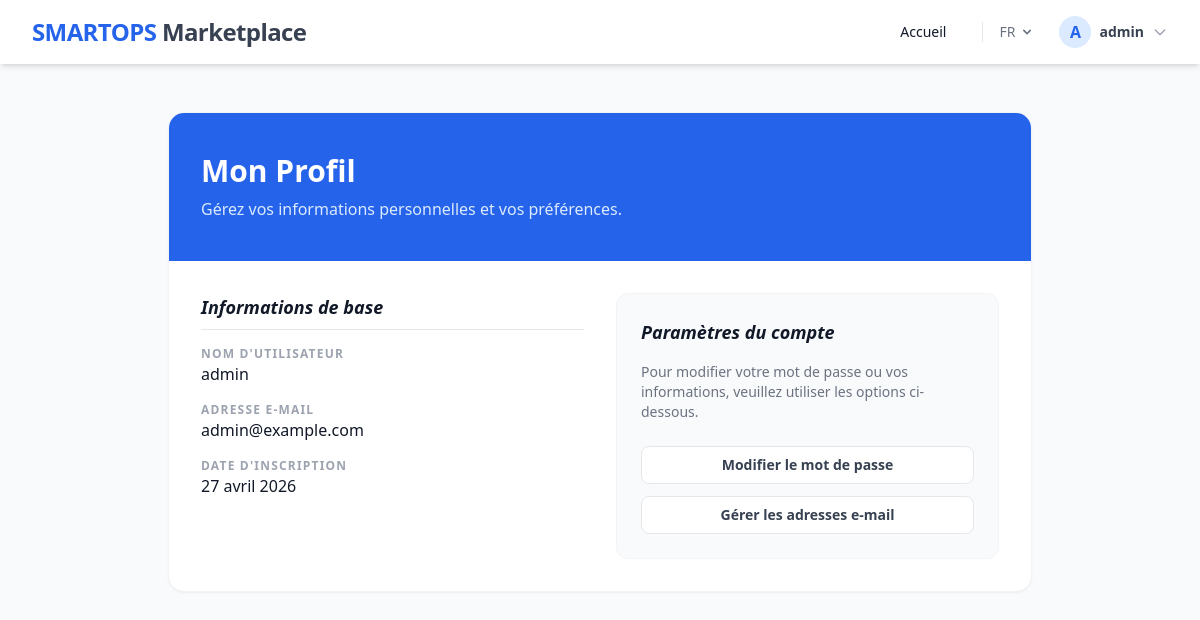
/fr/accounts/profile/ (signed in), run on the app's committed database.
### users/models.py (models this page shows, shortened)
class User(AbstractUser):
    LANGUAGES = [
        ('fr', 'Français'),
        ('en', 'English'),
    ]
    language_preference = models.CharField(
        max_length=5,
        choices=LANGUAGES,
        default='fr',
        verbose_name="Langue préférée"
    )
    is_client = models.BooleanField(
        default=True,
        verbose_name="Est un client"
    )

### users/views.py (the view)
# urls.py: path('profile/', views.profile, name='profile'),
@login_required
def profile(request):
    context = {
        'title': "Mon Profil"
    }
    return render(request, 'account/profile.html', context)

### core/templatetags/menu_tags.py (called while the page is built)
@register.simple_tag
def get_menu(slug):
    try:
        return Menu.objects.filter(slug=slug).first()
    except Exception:
        return None

### templates/account/profile.html (shortened to what this page needs)
{% extends "base.html" %}
{% load i18n %}
{% block content %}
<div class="max-w-4xl mx-auto px-4 py-12">
    <div class="bg-white rounded-2xl shadow-sm border border-gray-100 overflow-hidden">
        <div class="bg-blue-600 px-8 py-10 text-white">
            <h1 class="text-3xl font-bold">{% trans "Mon Profil" %}</h1>
            <p class="text-blue-100 mt-2">{% trans "Gérez vos informations personnelles et vos préférences." %}</p>
        </div>
        <div class="p-8">
            <div class="grid grid-cols-1 md:grid-cols-2 gap-8">
                <div>
                    <h3 class="text-lg font-bold text-gray-900 mb-4 border-b pb-2 italic">{% trans "Informations de base" %}</h3>
                    <div class="space-y-4">
                        <div>
                            <label class="block text-xs font-black uppercase tracking-widest text-gray-400">{% trans "Nom d'utilisateur" %}</label>
                            <p class="text-gray-900 font-medium">{{ user.username }}</p>
                        </div>
                        <div>
                            <label class="block text-xs font-black uppercase tracking-widest text-gray-400">{% trans "Adresse e-mail" %}</label>
                            <p class="text-gray-900 font-medium">{{ user.email }}</p>
                        </div>
                        <div>
                            <label class="block text-xs font-black uppercase tracking-widest text-gray-400">{% trans "Date d'inscription" %}</label>
                            <p class="text-gray-900 font-medium">{{ user.date_joined|date:"d F Y" }}</p>
                        </div>
                    </div>
                </div>
                <div class="bg-gray-50 p-6 rounded-xl border border-gray-100">
                    <h3 class="text-lg font-bold text-gray-900 mb-4 italic">{% trans "Paramètres du compte" %}</h3>
                    <p class="text-sm text-gray-500 mb-6">{% trans "Pour modifier votre mot de passe ou vos informations, veuillez utiliser les options ci-dessous." %}</p>
                    <div class="space-y-3">
                        <a href="{% url 'account_change_password' %}" class="block w-full text-center bg-white border border-gray-200 text-gray-700 px-4 py-2 rounded-lg text-sm font-bold hover:bg-gray-50 transition">
                            {% trans "Modifier le mot de passe" %}
                        </a>
                        <a href="{% url 'account_email' %}" class="block w-full text-center bg-white border border-gray-200 text-gray-700 px-4 py-2 rounded-lg text-sm font-bold hover:bg-gray-50 transition">
                            {% trans "Gérer les adresses e-mail" %}
                        </a>
                    </div>
                </div>
            </div>
        </div>
    </div>
</div>
{% endblock %}

### templates/base.html (shortened to what this page needs)
{% load static i18n menu_tags %}
<!DOCTYPE html>
<html lang="{{ request.LANGUAGE_CODE }}">
<head>
    <script src="https://cdn.tailwindcss.com"></script>
</head>
<body class="bg-gray-50 text-gray-900 font-sans leading-normal tracking-normal">
    <nav x-data="{ open: false }" class="bg-white shadow-md sticky top-0 z-50 bg-opacity-95 backdrop-blur-sm">
        <div class="max-w-7xl mx-auto px-4 sm:px-6 lg:px-8">
            <div class="flex justify-between h-16">
                <div class="flex">
                    <div class="flex-shrink-0 flex items-center">
                        <a href="/" class="text-2xl font-bold text-blue-600 tracking-tight">
                            SMARTOPS <span class="text-gray-700">Marketplace</span>
                        </a>
                    </div>
                </div>
                <div class="hidden sm:ml-6 sm:flex sm:items-center sm:space-x-6">
                    {% get_menu "main-menu" as main_menu %}
                    {% if main_menu %}
                        {% for item in main_menu.items.all %}
                            <a href="{{ item.link_url }}"
                               {% if item.open_in_new_tab %}target="_blank"{% endif %}
                               class="text-gray-500 hover:text-blue-600 px-3 py-2 rounded-md text-sm font-medium transition">
                                {{ item.link_title }}
                            </a>
                        {% endfor %}
                    {% else %}
                        <a href="/" class="text-gray-900 px-3 py-2 rounded-md text-sm font-medium hover:text-blue-600 transition">{% trans "Accueil" %}</a>
                    {% endif %}
                    <div class="relative inline-block text-left ml-4 border-l pl-4 border-gray-200" x-data="{ langOpen: false }">
                        <button @click="langOpen = !langOpen" class="flex items-center text-gray-500 hover:text-blue-600 text-sm font-medium focus:outline-none uppercase">
                            {{ request.LANGUAGE_CODE }}
                            <svg class="ml-1 h-4 w-4" fill="currentColor" viewBox="0 0 20 20"><path fill-rule="evenodd" d="M5.293 7.293a1 1 0 011.414 0L10 10.586l3.293-3.293a1 1 0 111.414 1.414l-4 4a1 1 0 01-1.414 0l-4-4a1 1 0 010-1.414z" clip-rule="evenodd"></path></svg>
                        </button>
                                {% get_current_language as LANGUAGE_CODE %}
                                {% get_available_languages as LANGUAGES %}
                    </div>
                    {% if user.is_authenticated %}
                        <div class="relative ml-4" x-data="{ userMenuOpen: false }">
                            <button @click="userMenuOpen = !userMenuOpen"
                                    class="flex items-center gap-2 text-gray-700 hover:text-blue-600 focus:outline-none transition group">
                                <div class="h-8 w-8 rounded-full bg-blue-100 flex items-center justify-center text-blue-600 font-bold border-2 border-transparent group-hover:border-blue-200 transition">
                                    {{ user.username|slice:":1"|upper }}
                                </div>
                                <span class="text-sm font-semibold hidden md:block">{{ user.username }}</span>
                                <svg class="h-4 w-4 text-gray-400 group-hover:text-blue-600 transition" fill="none" stroke="currentColor" viewBox="0 0 24 24">
                                    <path stroke-linecap="round" stroke-linejoin="round" stroke-width="2" d="M19 9l-7 7-7-7"></path>
                                </svg>
                            </button>
                        </div>
                    {% endif %}
                </div>
            </div>
        </div>
    </nav>
    <main class="min-h-screen">
        {% block content %}{% endblock %}
    </main>
</body>
</html>

### data on the page
User: username "A", username "admin", email "admin@example.com", date_joined "27 avril 2026"

### other printed values
{{ request.LANGUAGE_CODE }} "FR"
